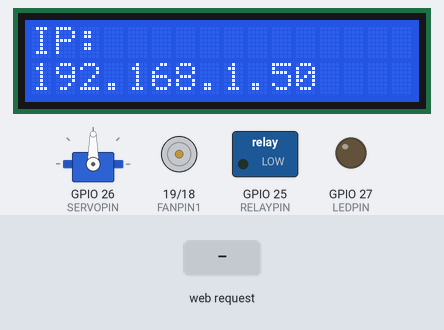
Bench run of a sketch on a simulated ESP32. Parts: servo, 16×2 character LCD, motor-driver pin pairs drawn as motors (green arrow = first pin HIGH = forward, orange = second pin HIGH = backward, longer = more drive), switched loads named in the sketch (green lamp = pin HIGH), output pins drawn as LEDs (lit = HIGH). The test bench sets the inputs (shaded band). WiFi joins after 1.5 s; servers stay silent unless stated; what the sketch prints to the serial monitor is not drawn.

Above: at 2.7 s.
2.8 s: HTTP request GET /set?value=A received
At 3.1 s:
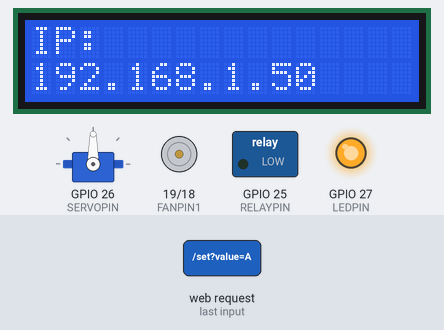
4.3 s: HTTP request GET /set?value=B received
At 5.5 s:
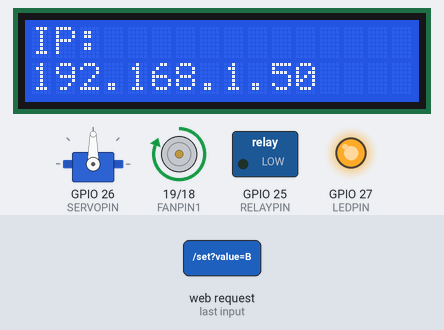
5.8 s: HTTP request GET /set?value=C received
At 6.6 s:
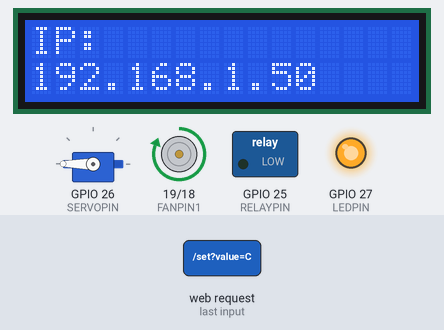
7.3 s: HTTP request GET /set?value=A received
At 7.7 s:
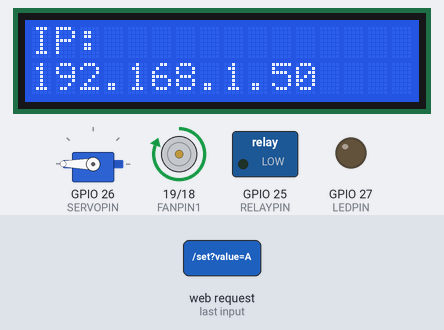
8.8 s: HTTP request GET /set?value=B received
At 10.1 s:
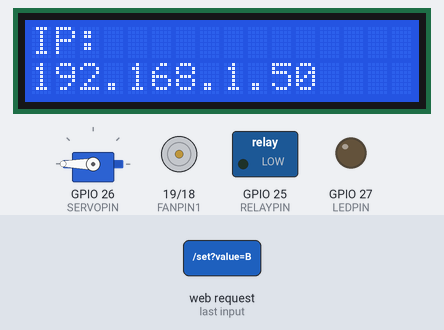
Timing chart, 0 to 11.3 s (numbered marks = the images above; inputs shaded):
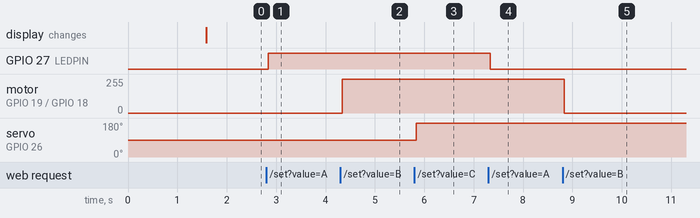

Measured:
- after the input at 2.8 s, GPIO 27 (LEDPIN): LOW → HIGH at once
- after the input at 4.3 s, motor on GPIO 19 (FANPIN1) / GPIO 18 (FANPIN2): stopped → forward 255/255 at once
- after the input at 5.8 s, servo on GPIO 26 (SERVOPIN): 90° → 180° at once
- after the input at 7.3 s, GPIO 27 (LEDPIN): HIGH → LOW at once
- after the input at 8.8 s, motor on GPIO 19 (FANPIN1) / GPIO 18 (FANPIN2): forward 255/255 → stopped at once

The sketch:

ScriptGranja-servo.ino
```cpp
#include <Arduino.h>
#include <WiFi.h>              // Librería para manejar la conexión WiFi en el ESP32
#include <AsyncTCP.h>          // Librería para manejar conexiones TCP de manera asincrónica
#include <ESPAsyncWebServer.h> // Librería para configurar un servidor web asincrónico
#include <LiquidCrystal_I2C.h> // Librería para manejar pantallas LCD con interfaz I2C
#include <dht11.h>             // Librería para el sensor de temperatura y humedad DHT11
#include <Servo.h>             // Librería para controlar servomotores

// Definición de pines de los componentes
#define DHT11PIN 17        // Pin del sensor de temperatura y humedad
#define LEDPIN 27          // Pin del LED
#define SERVOPIN 26        // Pin del servomotor
#define FANPIN1 19         // Pin de entrada del ventilador (IN+)
#define FANPIN2 18         // Pin de entrada del ventilador (IN-)
#define STEAMPIN 35        // Pin del sensor de vapor
#define LIGHTPIN 34        // Pin del fotorresistor (sensor de luz)
#define SOILHUMIDITYPIN 32 // Pin del sensor de humedad del suelo
#define WATERLEVELPIN 33   // Pin del sensor de nivel de agua
#define RELAYPIN 25        // Pin del relé

// Definición de objetos
dht11 DHT11;
LiquidCrystal_I2C lcd(0x27, 16, 2); // Pantalla LCD I2C (dirección 0x27)
Servo myservo;                       // Objeto para controlar el servomotor

// Credenciales de WiFi
const char* ssid = "SSID";     // Nombre de la red Wi-Fi
const char* password = "PASSWORD"; // Contraseña de la red Wi-Fi

// Variables de control para los dispositivos
static int A = 0; // Control del LED
static int B = 0; // Control del ventilador
static int C = 0; // Control del servomotor (alimentación)

// Crear objeto servidor web en el puerto 80
AsyncWebServer server(80);

// Página web HTML para control del sistema
const char index_html[] PROGMEM = R"rawliteral(
<!DOCTYPE HTML>
<html>
<head>
    <title>Control Granja Inteligente</title>
    <meta charset="utf-8">
    <style>
        html, body {margin: 0; width: 100%; height: 100%;}
        body {
            display: flex;
            justify-content: center;
            align-items: center;
        }
        #dht {
            text-align: center;
            width: 100%;
            height: 100%;
            color: #fff;
            background-color: #47a047;
            font-size: 48px;
        }
        .btn button {
            width: 100%;
            height: 100%;
            border: none;
            font-size: 30px;
            color: #fff;
            position: relative;
        }
        button {
            color: #ffff;
            background-color: #89e689;
            margin-top: 20px;
        }
        .btn button:active {top: 2px;}
    </style>
</head>
<body>
    <div class="btn">
        <div id="dht"></div>
        <button id="btn-led" onclick="setLED()">LED</button>
        <button id="btn-fan" onclick="setFan()">Ventilador</button>
        <button id="btn-feeding" onclick="setFeeding()">Alimentación</button>
        <button id="btn-watering" onclick="setWatering()">Riego</button>
    </div>

    <script>
        // Funciones para enviar comandos al servidor
        function setLED() {
            var xhr = new XMLHttpRequest();
            xhr.open("GET", "/set?value=A", true);
            xhr.send();
        }

        function setFan() {
            var xhr = new XMLHttpRequest();
            xhr.open("GET", "/set?value=B", true);
            xhr.send();
        }

        function setFeeding() {
            var xhr = new XMLHttpRequest();
            xhr.open("GET", "/set?value=C", true);
            xhr.send();
        }

        function setWatering() {
            var xhr = new XMLHttpRequest();
            xhr.open("GET", "/set?value=D", true);
            xhr.send();
        }

        // Actualizar datos de sensores cada segundo
        setInterval(function() {
            var xhttp = new XMLHttpRequest();
            xhttp.onreadystatechange = function() {
                if (this.readyState == 4 && this.status == 200) {
                    document.getElementById("dht").innerHTML = this.responseText;
                }
            };
            xhttp.open("GET", "/dht", true);
            xhttp.send();
        }, 1000);
    </script>
</body>
</html>
)rawliteral";

// Función para recopilar y formatear los datos de los sensores
String Merge_Data() {
    String dataBuffer;
    int chk = DHT11.read(DHT11PIN); // Leer datos del sensor DHT11

    // Obtener lecturas de los diferentes sensores
    String Steam = String(analogRead(STEAMPIN) / 4095.0 * 100);
    String Light = String(analogRead(LIGHTPIN));

    // Calcular humedad del suelo
    int shvalue = analogRead(SOILHUMIDITYPIN) / 4095.0 * 100 * 2.3;
    shvalue = shvalue > 100 ? 100 : shvalue;
    String SoilHumidity = String(shvalue);

    // Calcular nivel de agua
    int wlvalue = analogRead(WATERLEVELPIN) / 4095.0 * 100 * 2.5;
    wlvalue = wlvalue > 100 ? 100 : wlvalue;
    String WaterLevel = String(wlvalue);

    // Obtener temperatura y humedad
    String Temperature = String(DHT11.temperature);
    String Humidity = String(DHT11.humidity);

    // Formatear los datos para la página web
    dataBuffer += "<p><h1>Datos de Sensores</h1>";
    dataBuffer += "<b>Temperatura:</b><b>" + Temperature + "</b><b> °C</b><br/>";
    dataBuffer += "<b>Humedad:</b><b>" + Humidity + "</b><b> %rh</b><br/>";
    dataBuffer += "<b>Nivel de Agua:</b><b>" + WaterLevel + "</b><b> %</b><br/>";
    dataBuffer += "<b>Vapor:</b><b>" + Steam + "</b><b>%</b><br/>";
    dataBuffer += "<b>Luz:</b><b>" + Light + "</b><br/>";
    dataBuffer += "<b>Humedad del Suelo:</b><b>" + SoilHumidity + "</b><b> %</b><br/></p>";

    return dataBuffer;
}

// Función para procesar configuraciones recibidas desde la web
void Config_Callback(AsyncWebServerRequest *request) {
    if (request->hasParam("value")) {
        String HTTP_Payload = request->getParam("value")->value();
        Serial.printf("[%lu]%s\r\n", millis(), HTTP_Payload.c_str());

        // Control del LED
        if (HTTP_Payload == "A") {
            A = !A;
            digitalWrite(LEDPIN, A ? HIGH : LOW);
        }

        // Control del ventilador
        if (HTTP_Payload == "B") {
            B = !B;
            if (B) {
                digitalWrite(FANPIN1, HIGH);
                digitalWrite(FANPIN2, LOW);
            } else {
                digitalWrite(FANPIN1, LOW);
                digitalWrite(FANPIN2, LOW);
            }
        }

        // Control del servomotor (alimentación)
        if (HTTP_Payload == "C") {
            C = !C;
            myservo.write(C ? 180 : 80);
            delay(500);
        }

        // Control del riego
        if (HTTP_Payload == "D") {
            digitalWrite(RELAYPIN, HIGH);
            delay(400);
            digitalWrite(RELAYPIN, LOW);
            delay(650);
        }
    }
    request->send(200, "text/plain", "OK");
}

// Función para manejar rutas no encontradas
void notFound(AsyncWebServerRequest *request) {
    request->send(404, "text/plain", "No encontrado");
}

void setup() {
    Serial.begin(9600);

    // Conectar a la red WiFi
    WiFi.begin(ssid, password);
    while (!WiFi.isConnected()) {
        delay(500);
        Serial.print(".");
    }
    Serial.println("WiFi conectado.");
    Serial.println("Dirección IP: ");
    Serial.println(WiFi.localIP());

    // Configurar pines de los componentes
    pinMode(LEDPIN, OUTPUT);
    pinMode(STEAMPIN, INPUT);
    pinMode(LIGHTPIN, INPUT);
    pinMode(SOILHUMIDITYPIN, INPUT);
    pinMode(WATERLEVELPIN, INPUT);
    pinMode(RELAYPIN, OUTPUT);
    pinMode(FANPIN1, OUTPUT);
    pinMode(FANPIN2, OUTPUT);

    // Configurar servomotor
    myservo.attach(SERVOPIN);

    // Configurar pantalla LCD
    lcd.init();
    lcd.backlight();
    lcd.clear();
    lcd.setCursor(0, 0);
    lcd.print("IP:");
    lcd.setCursor(0, 1);
    lcd.print(WiFi.localIP());

    // Configurar rutas del servidor web
    server.on("/", HTTP_GET, [](AsyncWebServerRequest *request) {
        request->send(200, "text/html", index_html);
    });
    server.on("/set", HTTP_GET, Config_Callback);
    server.on("/dht", HTTP_GET, [](AsyncWebServerRequest *request) {
        String sensorData = Merge_Data();
        request->send(200, "text/html", sensorData);
    });
    server.onNotFound(notFound);

    // Iniciar servidor web
    server.begin();
}

void loop() {
    // El servidor web maneja las peticiones de manera asincrónica
}
```
